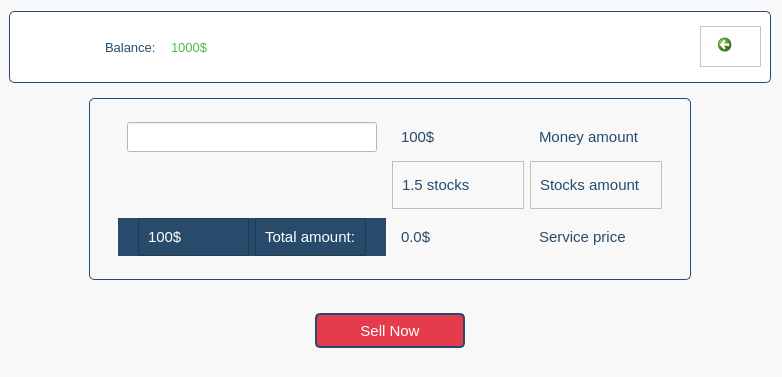
<?xml version="1.0" encoding="UTF-8"?>
<ui version="4.0">
 <class>frame_root</class>
 <widget class="QFrame" name="frame_root">
  <property name="geometry">
   <rect>
    <x>0</x>
    <y>0</y>
    <width>782</width>
    <height>377</height>
   </rect>
  </property>
  <property name="font">
   <font>
    <pointsize>11</pointsize>
   </font>
  </property>
  <property name="acceptDrops">
   <bool>false</bool>
  </property>
  <property name="windowTitle">
   <string>Frame</string>
  </property>
  <property name="styleSheet">
   <string notr="true">background-color: rgb(248, 248, 248);</string>
  </property>
  <property name="frameShape">
   <enum>QFrame::NoFrame</enum>
  </property>
  <property name="frameShadow">
   <enum>QFrame::Plain</enum>
  </property>
  <property name="lineWidth">
   <number>0</number>
  </property>
  <layout class="QVBoxLayout" name="verticalLayout_2">
   <property name="leftMargin">
    <number>9</number>
   </property>
   <item>
    <widget class="QFrame" name="frame_header">
     <property name="minimumSize">
      <size>
       <width>0</width>
       <height>0</height>
      </size>
     </property>
     <property name="layoutDirection">
      <enum>Qt::RightToLeft</enum>
     </property>
     <property name="styleSheet">
      <string notr="true">#frame_header {
    border: 1px solid #284b6b;
    border-radius: 5px;
    background-color: rgb(255, 255, 255);
}

</string>
     </property>
     <property name="frameShape">
      <enum>QFrame::NoFrame</enum>
     </property>
     <property name="frameShadow">
      <enum>QFrame::Raised</enum>
     </property>
     <property name="lineWidth">
      <number>1</number>
     </property>
     <layout class="QHBoxLayout" name="horizontalLayout_19">
      <property name="leftMargin">
       <number>9</number>
      </property>
      <property name="topMargin">
       <number>0</number>
      </property>
      <property name="bottomMargin">
       <number>0</number>
      </property>
      <item alignment="Qt::AlignLeft|Qt::AlignVCenter">
       <widget class="QFrame" name="frame_21">
        <property name="styleSheet">
         <string notr="true">background-color: rgb(255, 255, 255);</string>
        </property>
        <property name="frameShape">
         <enum>QFrame::StyledPanel</enum>
        </property>
        <property name="frameShadow">
         <enum>QFrame::Raised</enum>
        </property>
        <layout class="QVBoxLayout" name="verticalLayout_4">
         <property name="topMargin">
          <number>0</number>
         </property>
         <property name="rightMargin">
          <number>20</number>
         </property>
         <item>
          <widget class="QCommandLinkButton" name="commandLinkButton">
           <property name="sizePolicy">
            <sizepolicy hsizetype="Fixed" vsizetype="Preferred">
             <horstretch>0</horstretch>
             <verstretch>0</verstretch>
            </sizepolicy>
           </property>
           <property name="minimumSize">
            <size>
             <width>30</width>
             <height>15</height>
            </size>
           </property>
           <property name="maximumSize">
            <size>
             <width>30</width>
             <height>30</height>
            </size>
           </property>
           <property name="font">
            <font>
             <family>Segoe UI</family>
             <pointsize>9</pointsize>
            </font>
           </property>
           <property name="mouseTracking">
            <bool>false</bool>
           </property>
           <property name="layoutDirection">
            <enum>Qt::RightToLeft</enum>
           </property>
           <property name="styleSheet">
            <string notr="true">color: rgb(40, 75, 107);
border-color: rgb(40, 75, 107);</string>
           </property>
           <property name="text">
            <string/>
           </property>
           <property name="iconSize">
            <size>
             <width>25</width>
             <height>25</height>
            </size>
           </property>
           <property name="autoRepeatDelay">
            <number>5</number>
           </property>
           <property name="autoRepeatInterval">
            <number>5</number>
           </property>
           <property name="description">
            <string extracomment="Back to stock data"/>
           </property>
          </widget>
         </item>
        </layout>
       </widget>
      </item>
      <item>
       <widget class="QFrame" name="frame_19">
        <property name="maximumSize">
         <size>
          <width>115</width>
          <height>16777215</height>
         </size>
        </property>
        <property name="styleSheet">
         <string notr="true">background-color: rgb(255, 255, 255);</string>
        </property>
        <property name="frameShape">
         <enum>QFrame::NoFrame</enum>
        </property>
        <property name="frameShadow">
         <enum>QFrame::Raised</enum>
        </property>
        <property name="lineWidth">
         <number>0</number>
        </property>
        <layout class="QHBoxLayout" name="horizontalLayout_20">
         <property name="leftMargin">
          <number>0</number>
         </property>
         <property name="rightMargin">
          <number>0</number>
         </property>
         <item>
          <widget class="QFrame" name="frame_22">
           <property name="frameShape">
            <enum>QFrame::NoFrame</enum>
           </property>
           <property name="frameShadow">
            <enum>QFrame::Raised</enum>
           </property>
           <layout class="QHBoxLayout" name="horizontalLayout_22">
            <property name="leftMargin">
             <number>0</number>
            </property>
            <item>
             <widget class="QLabel" name="label_11">
              <property name="font">
               <font>
                <pointsize>10</pointsize>
               </font>
              </property>
              <property name="styleSheet">
               <string notr="true">color: rgb(82, 183, 77);</string>
              </property>
              <property name="text">
               <string>1000$</string>
              </property>
             </widget>
            </item>
           </layout>
          </widget>
         </item>
         <item>
          <widget class="QFrame" name="frame_23">
           <property name="frameShape">
            <enum>QFrame::NoFrame</enum>
           </property>
           <property name="frameShadow">
            <enum>QFrame::Raised</enum>
           </property>
           <layout class="QHBoxLayout" name="horizontalLayout_21">
            <property name="leftMargin">
             <number>0</number>
            </property>
            <item>
             <widget class="QLabel" name="label_10">
              <property name="font">
               <font>
                <pointsize>10</pointsize>
               </font>
              </property>
              <property name="styleSheet">
               <string notr="true">color: rgb(40, 75, 107);</string>
              </property>
              <property name="text">
               <string>Balance:</string>
              </property>
             </widget>
            </item>
           </layout>
          </widget>
         </item>
        </layout>
       </widget>
      </item>
      <item>
       <widget class="QFrame" name="frame_20">
        <property name="maximumSize">
         <size>
          <width>80</width>
          <height>16777215</height>
         </size>
        </property>
        <property name="styleSheet">
         <string notr="true">background-color: rgb(255, 255, 255);</string>
        </property>
        <property name="frameShape">
         <enum>QFrame::NoFrame</enum>
        </property>
        <property name="frameShadow">
         <enum>QFrame::Raised</enum>
        </property>
        <widget class="QLabel" name="label_7">
         <property name="geometry">
          <rect>
           <x>10</x>
           <y>10</y>
           <width>51</width>
           <height>41</height>
          </rect>
         </property>
         <property name="text">
          <string/>
         </property>
         <property name="pixmap">
          <pixmap>../../../Users/1/Pictures/Screenshots/צילום מסך 2025-05-12 012640.png</pixmap>
         </property>
         <property name="scaledContents">
          <bool>true</bool>
         </property>
        </widget>
       </widget>
      </item>
     </layout>
    </widget>
   </item>
   <item>
    <widget class="QFrame" name="frame_info">
     <property name="minimumSize">
      <size>
       <width>0</width>
       <height>200</height>
      </size>
     </property>
     <property name="font">
      <font>
       <pointsize>11</pointsize>
      </font>
     </property>
     <property name="styleSheet">
      <string notr="true">color: rgb(40, 75, 107);</string>
     </property>
     <property name="frameShape">
      <enum>QFrame::NoFrame</enum>
     </property>
     <property name="frameShadow">
      <enum>QFrame::Raised</enum>
     </property>
     <layout class="QHBoxLayout" name="horizontalLayout">
      <property name="leftMargin">
       <number>80</number>
      </property>
      <property name="rightMargin">
       <number>80</number>
      </property>
      <item>
       <widget class="QFrame" name="frame_data">
        <property name="font">
         <font>
          <pointsize>11</pointsize>
         </font>
        </property>
        <property name="styleSheet">
         <string notr="true">
#frame_data{	
	
	border: 1px solid #274b6f;
	border-radius: 5px;
	padding: 5px 10px;
	color: rgb(40, 73, 107);
}
</string>
        </property>
        <property name="frameShape">
         <enum>QFrame::NoFrame</enum>
        </property>
        <property name="frameShadow">
         <enum>QFrame::Raised</enum>
        </property>
        <layout class="QVBoxLayout" name="verticalLayout_3">
         <property name="spacing">
          <number>0</number>
         </property>
         <item>
          <widget class="QFrame" name="frame_money_amount">
           <property name="font">
            <font>
             <pointsize>11</pointsize>
            </font>
           </property>
           <property name="styleSheet">
            <string notr="true">color: rgb(40, 75, 107);</string>
           </property>
           <property name="frameShape">
            <enum>QFrame::NoFrame</enum>
           </property>
           <property name="frameShadow">
            <enum>QFrame::Raised</enum>
           </property>
           <property name="lineWidth">
            <number>0</number>
           </property>
           <layout class="QHBoxLayout" name="horizontalLayout_2">
            <property name="topMargin">
             <number>0</number>
            </property>
            <property name="bottomMargin">
             <number>0</number>
            </property>
            <item>
             <widget class="QFrame" name="frame_9">
              <property name="sizePolicy">
               <sizepolicy hsizetype="Preferred" vsizetype="Preferred">
                <horstretch>0</horstretch>
                <verstretch>0</verstretch>
               </sizepolicy>
              </property>
              <property name="minimumSize">
               <size>
                <width>0</width>
                <height>0</height>
               </size>
              </property>
              <property name="font">
               <font>
                <pointsize>11</pointsize>
               </font>
              </property>
              <property name="frameShape">
               <enum>QFrame::NoFrame</enum>
              </property>
              <property name="frameShadow">
               <enum>QFrame::Raised</enum>
              </property>
              <layout class="QHBoxLayout" name="horizontalLayout_3">
               <item>
                <widget class="QLineEdit" name="lineEdit">
                 <property name="sizePolicy">
                  <sizepolicy hsizetype="Preferred" vsizetype="Preferred">
                   <horstretch>0</horstretch>
                   <verstretch>0</verstretch>
                  </sizepolicy>
                 </property>
                 <property name="minimumSize">
                  <size>
                   <width>250</width>
                   <height>30</height>
                  </size>
                 </property>
                 <property name="font">
                  <font>
                   <pointsize>11</pointsize>
                  </font>
                 </property>
                 <property name="styleSheet">
                  <string notr="true">background-color: rgb(255, 255, 255);</string>
                 </property>
                 <property name="frame">
                  <bool>true</bool>
                 </property>
                </widget>
               </item>
              </layout>
             </widget>
            </item>
            <item>
             <widget class="QFrame" name="frame_label_money">
              <property name="frameShape">
               <enum>QFrame::NoFrame</enum>
              </property>
              <property name="frameShadow">
               <enum>QFrame::Raised</enum>
              </property>
              <layout class="QHBoxLayout" name="horizontalLayout_4">
               <item>
                <widget class="QLabel" name="label_money">
                 <property name="font">
                  <font>
                   <pointsize>11</pointsize>
                  </font>
                 </property>
                 <property name="frameShadow">
                  <enum>QFrame::Raised</enum>
                 </property>
                 <property name="lineWidth">
                  <number>0</number>
                 </property>
                 <property name="text">
                  <string>100$</string>
                 </property>
                </widget>
               </item>
              </layout>
             </widget>
            </item>
            <item>
             <widget class="QFrame" name="frame_7">
              <property name="frameShape">
               <enum>QFrame::NoFrame</enum>
              </property>
              <property name="frameShadow">
               <enum>QFrame::Raised</enum>
              </property>
              <layout class="QHBoxLayout" name="horizontalLayout_5">
               <item>
                <widget class="QLabel" name="label">
                 <property name="font">
                  <font>
                   <pointsize>11</pointsize>
                  </font>
                 </property>
                 <property name="text">
                  <string>Money amount</string>
                 </property>
                </widget>
               </item>
              </layout>
             </widget>
            </item>
           </layout>
          </widget>
         </item>
         <item>
          <widget class="QFrame" name="frame_stock_amount">
           <property name="font">
            <font>
             <pointsize>11</pointsize>
            </font>
           </property>
           <property name="styleSheet">
            <string notr="true">color: rgb(40, 75, 107);</string>
           </property>
           <property name="frameShape">
            <enum>QFrame::NoFrame</enum>
           </property>
           <property name="frameShadow">
            <enum>QFrame::Raised</enum>
           </property>
           <layout class="QHBoxLayout" name="horizontalLayout_10">
            <property name="topMargin">
             <number>0</number>
            </property>
            <property name="bottomMargin">
             <number>0</number>
            </property>
            <item>
             <widget class="QFrame" name="frame_10">
              <property name="minimumSize">
               <size>
                <width>268</width>
                <height>0</height>
               </size>
              </property>
              <property name="font">
               <font>
                <pointsize>11</pointsize>
               </font>
              </property>
              <property name="frameShape">
               <enum>QFrame::NoFrame</enum>
              </property>
              <property name="frameShadow">
               <enum>QFrame::Raised</enum>
              </property>
              <layout class="QHBoxLayout" name="horizontalLayout_11"/>
             </widget>
            </item>
            <item>
             <widget class="QFrame" name="frame_label_stock">
              <property name="frameShape">
               <enum>QFrame::StyledPanel</enum>
              </property>
              <property name="frameShadow">
               <enum>QFrame::Raised</enum>
              </property>
              <layout class="QHBoxLayout" name="horizontalLayout_12">
               <item>
                <widget class="QLabel" name="label_stock">
                 <property name="font">
                  <font>
                   <pointsize>11</pointsize>
                  </font>
                 </property>
                 <property name="lineWidth">
                  <number>0</number>
                 </property>
                 <property name="text">
                  <string>1.5 stocks</string>
                 </property>
                </widget>
               </item>
              </layout>
             </widget>
            </item>
            <item>
             <widget class="QFrame" name="frame_15">
              <property name="frameShape">
               <enum>QFrame::StyledPanel</enum>
              </property>
              <property name="frameShadow">
               <enum>QFrame::Raised</enum>
              </property>
              <layout class="QHBoxLayout" name="horizontalLayout_13">
               <item>
                <widget class="QLabel" name="label_6">
                 <property name="font">
                  <font>
                   <pointsize>11</pointsize>
                  </font>
                 </property>
                 <property name="text">
                  <string>Stocks amount</string>
                 </property>
                </widget>
               </item>
              </layout>
             </widget>
            </item>
           </layout>
          </widget>
         </item>
         <item>
          <widget class="QFrame" name="frame_service_and_total">
           <property name="minimumSize">
            <size>
             <width>0</width>
             <height>0</height>
            </size>
           </property>
           <property name="font">
            <font>
             <pointsize>11</pointsize>
            </font>
           </property>
           <property name="styleSheet">
            <string notr="true">color: rgb(40, 75, 107);</string>
           </property>
           <property name="frameShape">
            <enum>QFrame::NoFrame</enum>
           </property>
           <property name="frameShadow">
            <enum>QFrame::Raised</enum>
           </property>
           <layout class="QHBoxLayout" name="horizontalLayout_9">
            <item>
             <widget class="QFrame" name="frame_total">
              <property name="sizePolicy">
               <sizepolicy hsizetype="Preferred" vsizetype="Preferred">
                <horstretch>0</horstretch>
                <verstretch>0</verstretch>
               </sizepolicy>
              </property>
              <property name="minimumSize">
               <size>
                <width>268</width>
                <height>0</height>
               </size>
              </property>
              <property name="maximumSize">
               <size>
                <width>16777215</width>
                <height>16777215</height>
               </size>
              </property>
              <property name="styleSheet">
               <string notr="true">background-color: rgb(40, 75, 107);
color: rgb(255, 255, 255);</string>
              </property>
              <property name="frameShape">
               <enum>QFrame::NoFrame</enum>
              </property>
              <property name="frameShadow">
               <enum>QFrame::Raised</enum>
              </property>
              <layout class="QHBoxLayout" name="horizontalLayout_6">
               <property name="leftMargin">
                <number>20</number>
               </property>
               <property name="topMargin">
                <number>0</number>
               </property>
               <property name="rightMargin">
                <number>20</number>
               </property>
               <property name="bottomMargin">
                <number>0</number>
               </property>
               <item>
                <widget class="QFrame" name="frame_2">
                 <property name="frameShape">
                  <enum>QFrame::StyledPanel</enum>
                 </property>
                 <property name="frameShadow">
                  <enum>QFrame::Raised</enum>
                 </property>
                 <layout class="QHBoxLayout" name="horizontalLayout_8">
                  <item>
                   <widget class="QLabel" name="label_total">
                    <property name="font">
                     <font>
                      <pointsize>11</pointsize>
                     </font>
                    </property>
                    <property name="text">
                     <string>100$</string>
                    </property>
                   </widget>
                  </item>
                 </layout>
                </widget>
               </item>
               <item>
                <widget class="QFrame" name="frame">
                 <property name="maximumSize">
                  <size>
                   <width>16777215</width>
                   <height>16777215</height>
                  </size>
                 </property>
                 <property name="frameShape">
                  <enum>QFrame::StyledPanel</enum>
                 </property>
                 <property name="frameShadow">
                  <enum>QFrame::Raised</enum>
                 </property>
                 <layout class="QHBoxLayout" name="horizontalLayout_7">
                  <item>
                   <widget class="QLabel" name="label_3">
                    <property name="font">
                     <font>
                      <pointsize>11</pointsize>
                     </font>
                    </property>
                    <property name="text">
                     <string>Total amount:</string>
                    </property>
                   </widget>
                  </item>
                 </layout>
                </widget>
               </item>
              </layout>
             </widget>
            </item>
            <item>
             <widget class="QFrame" name="frame_17">
              <property name="frameShape">
               <enum>QFrame::NoFrame</enum>
              </property>
              <property name="frameShadow">
               <enum>QFrame::Raised</enum>
              </property>
              <layout class="QHBoxLayout" name="horizontalLayout_16">
               <item>
                <widget class="QLabel" name="label_8">
                 <property name="font">
                  <font>
                   <pointsize>11</pointsize>
                  </font>
                 </property>
                 <property name="text">
                  <string>0.0$</string>
                 </property>
                </widget>
               </item>
              </layout>
             </widget>
            </item>
            <item>
             <widget class="QFrame" name="frame_18">
              <property name="frameShape">
               <enum>QFrame::NoFrame</enum>
              </property>
              <property name="frameShadow">
               <enum>QFrame::Raised</enum>
              </property>
              <layout class="QHBoxLayout" name="horizontalLayout_17">
               <item>
                <widget class="QLabel" name="label_9">
                 <property name="font">
                  <font>
                   <pointsize>11</pointsize>
                  </font>
                 </property>
                 <property name="text">
                  <string>Service price</string>
                 </property>
                </widget>
               </item>
              </layout>
             </widget>
            </item>
           </layout>
          </widget>
         </item>
        </layout>
       </widget>
      </item>
     </layout>
    </widget>
   </item>
   <item alignment="Qt::AlignHCenter|Qt::AlignVCenter">
    <widget class="QFrame" name="frame_action_buttn">
     <property name="minimumSize">
      <size>
       <width>0</width>
       <height>50</height>
      </size>
     </property>
     <property name="frameShape">
      <enum>QFrame::NoFrame</enum>
     </property>
     <property name="frameShadow">
      <enum>QFrame::Raised</enum>
     </property>
     <layout class="QHBoxLayout" name="horizontalLayout_18">
      <item>
       <widget class="QPushButton" name="button_sale">
        <property name="sizePolicy">
         <sizepolicy hsizetype="Fixed" vsizetype="Fixed">
          <horstretch>0</horstretch>
          <verstretch>0</verstretch>
         </sizepolicy>
        </property>
        <property name="minimumSize">
         <size>
          <width>150</width>
          <height>35</height>
         </size>
        </property>
        <property name="font">
         <font>
          <pointsize>11</pointsize>
          <bold>false</bold>
         </font>
        </property>
        <property name="styleSheet">
         <string notr="true">border: 2px solid #274b6f;
border-radius: 5px;
padding: 5px 10px;
background-color: #e43c4c;
color: rgb(255, 255, 255);
</string>
        </property>
        <property name="text">
         <string>Sell Now</string>
        </property>
        <property name="autoRepeatDelay">
         <number>5</number>
        </property>
        <property name="autoRepeatInterval">
         <number>5</number>
        </property>
        <property name="autoDefault">
         <bool>false</bool>
        </property>
        <property name="default">
         <bool>false</bool>
        </property>
       </widget>
      </item>
     </layout>
    </widget>
   </item>
  </layout>
 </widget>
 <resources/>
 <connections/>
</ui>
